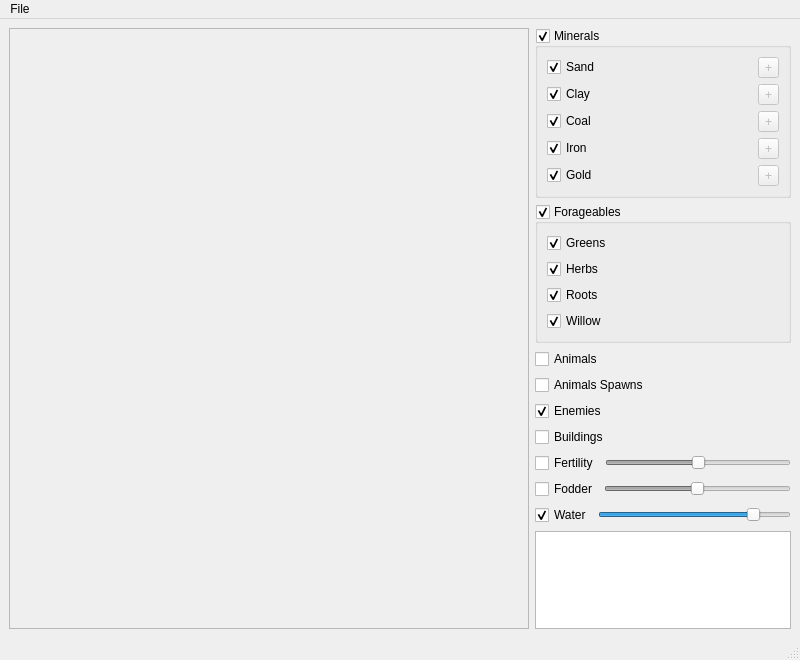
<?xml version="1.0" encoding="UTF-8"?>
<ui version="4.0">
 <class>FarthestFrontierMapFrame</class>
 <widget class="QMainWindow" name="FarthestFrontierMapFrame">
  <property name="geometry">
   <rect>
    <x>0</x>
    <y>0</y>
    <width>800</width>
    <height>660</height>
   </rect>
  </property>
  <property name="windowTitle">
   <string>Farthest Frontier Map</string>
  </property>
  <widget class="QWidget" name="centralwidget">
   <layout class="QHBoxLayout" name="horizontalLayoutInfo">
    <item>
     <widget class="QScrollArea" name="scrollArea">
      <property name="widgetResizable">
       <bool>true</bool>
      </property>
      <widget class="QWidget" name="scrollAreaMap">
       <property name="geometry">
        <rect>
         <x>0</x>
         <y>0</y>
         <width>518</width>
         <height>597</height>
        </rect>
       </property>
       <layout class="QVBoxLayout" name="verticalLayout">
        <property name="leftMargin">
         <number>0</number>
        </property>
        <property name="topMargin">
         <number>0</number>
        </property>
        <property name="rightMargin">
         <number>0</number>
        </property>
        <property name="bottomMargin">
         <number>0</number>
        </property>
        <item>
         <widget class="MapWidget" name="mapWidget" native="true">
          <property name="sizePolicy">
           <sizepolicy hsizetype="Expanding" vsizetype="Expanding">
            <horstretch>0</horstretch>
            <verstretch>0</verstretch>
           </sizepolicy>
          </property>
         </widget>
        </item>
       </layout>
      </widget>
     </widget>
    </item>
    <item>
     <widget class="QStackedWidget" name="stackedWidgetInfoOptions">
      <property name="sizePolicy">
       <sizepolicy hsizetype="Fixed" vsizetype="Preferred">
        <horstretch>0</horstretch>
        <verstretch>0</verstretch>
       </sizepolicy>
      </property>
      <property name="currentIndex">
       <number>0</number>
      </property>
      <widget class="QWidget" name="pageInfoViewOptions">
       <layout class="QVBoxLayout" name="verticalLayoutTextInfo">
        <property name="leftMargin">
         <number>0</number>
        </property>
        <property name="topMargin">
         <number>0</number>
        </property>
        <property name="rightMargin">
         <number>0</number>
        </property>
        <property name="bottomMargin">
         <number>0</number>
        </property>
        <item>
         <widget class="QGroupBox" name="groupBoxMinerals">
          <property name="sizePolicy">
           <sizepolicy hsizetype="Minimum" vsizetype="Fixed">
            <horstretch>0</horstretch>
            <verstretch>0</verstretch>
           </sizepolicy>
          </property>
          <property name="title">
           <string>Minerals</string>
          </property>
          <property name="checkable">
           <bool>true</bool>
          </property>
          <layout class="QGridLayout" name="gridLayout">
           <item row="0" column="2">
            <widget class="QLabel" name="labelStatsSand">
             <property name="text">
              <string/>
             </property>
            </widget>
           </item>
           <item row="0" column="1">
            <widget class="QLabel" name="labelIconSand">
             <property name="sizePolicy">
              <sizepolicy hsizetype="Fixed" vsizetype="Preferred">
               <horstretch>0</horstretch>
               <verstretch>0</verstretch>
              </sizepolicy>
             </property>
            </widget>
           </item>
           <item row="3" column="1">
            <widget class="QLabel" name="labelIconCoal">
             <property name="sizePolicy">
              <sizepolicy hsizetype="Fixed" vsizetype="Preferred">
               <horstretch>0</horstretch>
               <verstretch>0</verstretch>
              </sizepolicy>
             </property>
            </widget>
           </item>
           <item row="4" column="0">
            <widget class="QCheckBox" name="checkBoxIron">
             <property name="sizePolicy">
              <sizepolicy hsizetype="Fixed" vsizetype="Fixed">
               <horstretch>0</horstretch>
               <verstretch>0</verstretch>
              </sizepolicy>
             </property>
             <property name="text">
              <string>Iron</string>
             </property>
             <property name="checked">
              <bool>true</bool>
             </property>
            </widget>
           </item>
           <item row="5" column="0">
            <widget class="QCheckBox" name="checkBoxGold">
             <property name="sizePolicy">
              <sizepolicy hsizetype="Fixed" vsizetype="Fixed">
               <horstretch>0</horstretch>
               <verstretch>0</verstretch>
              </sizepolicy>
             </property>
             <property name="text">
              <string>Gold</string>
             </property>
             <property name="checked">
              <bool>true</bool>
             </property>
            </widget>
           </item>
           <item row="4" column="2">
            <widget class="QLabel" name="labelStatsIron"/>
           </item>
           <item row="2" column="2">
            <widget class="QLabel" name="labelStatsClay">
             <property name="text">
              <string/>
             </property>
            </widget>
           </item>
           <item row="5" column="1">
            <widget class="QLabel" name="labelIconGold">
             <property name="sizePolicy">
              <sizepolicy hsizetype="Fixed" vsizetype="Preferred">
               <horstretch>0</horstretch>
               <verstretch>0</verstretch>
              </sizepolicy>
             </property>
            </widget>
           </item>
           <item row="3" column="2">
            <widget class="QLabel" name="labelStatsCoal">
             <property name="text">
              <string/>
             </property>
            </widget>
           </item>
           <item row="5" column="2">
            <widget class="QLabel" name="labelStatsGold">
             <property name="text">
              <string/>
             </property>
            </widget>
           </item>
           <item row="3" column="0">
            <widget class="QCheckBox" name="checkBoxCoal">
             <property name="sizePolicy">
              <sizepolicy hsizetype="Fixed" vsizetype="Fixed">
               <horstretch>0</horstretch>
               <verstretch>0</verstretch>
              </sizepolicy>
             </property>
             <property name="text">
              <string>Coal</string>
             </property>
             <property name="checked">
              <bool>true</bool>
             </property>
            </widget>
           </item>
           <item row="2" column="1">
            <widget class="QLabel" name="labelIconClay">
             <property name="sizePolicy">
              <sizepolicy hsizetype="Fixed" vsizetype="Preferred">
               <horstretch>0</horstretch>
               <verstretch>0</verstretch>
              </sizepolicy>
             </property>
            </widget>
           </item>
           <item row="0" column="0">
            <widget class="QCheckBox" name="checkBoxSand">
             <property name="sizePolicy">
              <sizepolicy hsizetype="Fixed" vsizetype="Fixed">
               <horstretch>0</horstretch>
               <verstretch>0</verstretch>
              </sizepolicy>
             </property>
             <property name="text">
              <string>Sand</string>
             </property>
             <property name="checked">
              <bool>true</bool>
             </property>
            </widget>
           </item>
           <item row="2" column="0">
            <widget class="QCheckBox" name="checkBoxClay">
             <property name="sizePolicy">
              <sizepolicy hsizetype="Fixed" vsizetype="Fixed">
               <horstretch>0</horstretch>
               <verstretch>0</verstretch>
              </sizepolicy>
             </property>
             <property name="text">
              <string>Clay</string>
             </property>
             <property name="checked">
              <bool>true</bool>
             </property>
            </widget>
           </item>
           <item row="4" column="1">
            <widget class="QLabel" name="labelIconIron">
             <property name="sizePolicy">
              <sizepolicy hsizetype="Fixed" vsizetype="Preferred">
               <horstretch>0</horstretch>
               <verstretch>0</verstretch>
              </sizepolicy>
             </property>
            </widget>
           </item>
           <item row="0" column="3">
            <widget class="QToolButton" name="toolButtonAddSand">
             <property name="enabled">
              <bool>false</bool>
             </property>
             <property name="minimumSize">
              <size>
               <width>21</width>
               <height>21</height>
              </size>
             </property>
             <property name="maximumSize">
              <size>
               <width>21</width>
               <height>21</height>
              </size>
             </property>
             <property name="text">
              <string>+</string>
             </property>
             <property name="icon">
              <iconset resource="FarthestFrontierMap.qrc">
               <normaloff>:/res/plus.png</normaloff>:/res/plus.png</iconset>
             </property>
             <property name="iconSize">
              <size>
               <width>17</width>
               <height>17</height>
              </size>
             </property>
            </widget>
           </item>
           <item row="2" column="3">
            <widget class="QToolButton" name="toolButtonAddClay">
             <property name="enabled">
              <bool>false</bool>
             </property>
             <property name="minimumSize">
              <size>
               <width>21</width>
               <height>21</height>
              </size>
             </property>
             <property name="maximumSize">
              <size>
               <width>21</width>
               <height>21</height>
              </size>
             </property>
             <property name="text">
              <string>+</string>
             </property>
             <property name="icon">
              <iconset resource="FarthestFrontierMap.qrc">
               <normaloff>:/res/plus.png</normaloff>:/res/plus.png</iconset>
             </property>
             <property name="iconSize">
              <size>
               <width>17</width>
               <height>17</height>
              </size>
             </property>
            </widget>
           </item>
           <item row="3" column="3">
            <widget class="QToolButton" name="toolButtonAddCoal">
             <property name="enabled">
              <bool>false</bool>
             </property>
             <property name="minimumSize">
              <size>
               <width>21</width>
               <height>21</height>
              </size>
             </property>
             <property name="maximumSize">
              <size>
               <width>21</width>
               <height>21</height>
              </size>
             </property>
             <property name="text">
              <string>+</string>
             </property>
             <property name="icon">
              <iconset resource="FarthestFrontierMap.qrc">
               <normaloff>:/res/plus.png</normaloff>:/res/plus.png</iconset>
             </property>
             <property name="iconSize">
              <size>
               <width>17</width>
               <height>17</height>
              </size>
             </property>
            </widget>
           </item>
           <item row="4" column="3">
            <widget class="QToolButton" name="toolButtonAddIron">
             <property name="enabled">
              <bool>false</bool>
             </property>
             <property name="minimumSize">
              <size>
               <width>21</width>
               <height>21</height>
              </size>
             </property>
             <property name="maximumSize">
              <size>
               <width>21</width>
               <height>21</height>
              </size>
             </property>
             <property name="text">
              <string>+</string>
             </property>
             <property name="icon">
              <iconset resource="FarthestFrontierMap.qrc">
               <normaloff>:/res/plus.png</normaloff>:/res/plus.png</iconset>
             </property>
             <property name="iconSize">
              <size>
               <width>17</width>
               <height>17</height>
              </size>
             </property>
            </widget>
           </item>
           <item row="5" column="3">
            <widget class="QToolButton" name="toolButtonAddGold">
             <property name="enabled">
              <bool>false</bool>
             </property>
             <property name="minimumSize">
              <size>
               <width>21</width>
               <height>21</height>
              </size>
             </property>
             <property name="maximumSize">
              <size>
               <width>21</width>
               <height>21</height>
              </size>
             </property>
             <property name="text">
              <string>+</string>
             </property>
             <property name="icon">
              <iconset resource="FarthestFrontierMap.qrc">
               <normaloff>:/res/plus.png</normaloff>:/res/plus.png</iconset>
             </property>
             <property name="iconSize">
              <size>
               <width>17</width>
               <height>17</height>
              </size>
             </property>
            </widget>
           </item>
          </layout>
         </widget>
        </item>
        <item>
         <widget class="QGroupBox" name="groupBoxForageables">
          <property name="sizePolicy">
           <sizepolicy hsizetype="Minimum" vsizetype="Fixed">
            <horstretch>0</horstretch>
            <verstretch>0</verstretch>
           </sizepolicy>
          </property>
          <property name="title">
           <string>Forageables</string>
          </property>
          <property name="checkable">
           <bool>true</bool>
          </property>
          <layout class="QGridLayout" name="gridLayout_2">
           <item row="3" column="1">
            <widget class="QLabel" name="labelIconRoots">
             <property name="sizePolicy">
              <sizepolicy hsizetype="Fixed" vsizetype="Preferred">
               <horstretch>0</horstretch>
               <verstretch>0</verstretch>
              </sizepolicy>
             </property>
             <property name="text">
              <string/>
             </property>
            </widget>
           </item>
           <item row="4" column="0">
            <widget class="QCheckBox" name="checkBoxWillow">
             <property name="sizePolicy">
              <sizepolicy hsizetype="Fixed" vsizetype="Fixed">
               <horstretch>0</horstretch>
               <verstretch>0</verstretch>
              </sizepolicy>
             </property>
             <property name="text">
              <string>Willow</string>
             </property>
             <property name="checked">
              <bool>true</bool>
             </property>
            </widget>
           </item>
           <item row="1" column="0">
            <widget class="QCheckBox" name="checkBoxHerbs">
             <property name="sizePolicy">
              <sizepolicy hsizetype="Fixed" vsizetype="Fixed">
               <horstretch>0</horstretch>
               <verstretch>0</verstretch>
              </sizepolicy>
             </property>
             <property name="text">
              <string>Herbs</string>
             </property>
             <property name="checked">
              <bool>true</bool>
             </property>
            </widget>
           </item>
           <item row="4" column="1">
            <widget class="QLabel" name="labelIconWillow">
             <property name="sizePolicy">
              <sizepolicy hsizetype="Fixed" vsizetype="Preferred">
               <horstretch>0</horstretch>
               <verstretch>0</verstretch>
              </sizepolicy>
             </property>
             <property name="text">
              <string/>
             </property>
            </widget>
           </item>
           <item row="1" column="2">
            <widget class="QLabel" name="labelStatsHerbs">
             <property name="text">
              <string/>
             </property>
            </widget>
           </item>
           <item row="4" column="2">
            <widget class="QLabel" name="labelStatsWillow">
             <property name="text">
              <string/>
             </property>
            </widget>
           </item>
           <item row="1" column="1">
            <widget class="QLabel" name="labelIconHerbs">
             <property name="sizePolicy">
              <sizepolicy hsizetype="Fixed" vsizetype="Preferred">
               <horstretch>0</horstretch>
               <verstretch>0</verstretch>
              </sizepolicy>
             </property>
             <property name="text">
              <string/>
             </property>
            </widget>
           </item>
           <item row="3" column="2">
            <widget class="QLabel" name="labelStatsRoots">
             <property name="text">
              <string/>
             </property>
            </widget>
           </item>
           <item row="3" column="0">
            <widget class="QCheckBox" name="checkBoxRoots">
             <property name="sizePolicy">
              <sizepolicy hsizetype="Fixed" vsizetype="Fixed">
               <horstretch>0</horstretch>
               <verstretch>0</verstretch>
              </sizepolicy>
             </property>
             <property name="text">
              <string>Roots</string>
             </property>
             <property name="checked">
              <bool>true</bool>
             </property>
            </widget>
           </item>
           <item row="0" column="0">
            <widget class="QCheckBox" name="checkBoxGreens">
             <property name="sizePolicy">
              <sizepolicy hsizetype="Fixed" vsizetype="Fixed">
               <horstretch>0</horstretch>
               <verstretch>0</verstretch>
              </sizepolicy>
             </property>
             <property name="text">
              <string>Greens</string>
             </property>
             <property name="checked">
              <bool>true</bool>
             </property>
            </widget>
           </item>
           <item row="0" column="1">
            <widget class="QLabel" name="labelIconGreens">
             <property name="sizePolicy">
              <sizepolicy hsizetype="Fixed" vsizetype="Preferred">
               <horstretch>0</horstretch>
               <verstretch>0</verstretch>
              </sizepolicy>
             </property>
             <property name="text">
              <string/>
             </property>
            </widget>
           </item>
           <item row="0" column="2">
            <widget class="QLabel" name="labelStatsGreens">
             <property name="text">
              <string/>
             </property>
            </widget>
           </item>
          </layout>
         </widget>
        </item>
        <item>
         <widget class="QCheckBox" name="checkBoxAnimals">
          <property name="text">
           <string>Animals</string>
          </property>
         </widget>
        </item>
        <item>
         <widget class="QCheckBox" name="checkBoxAnimalsSpawns">
          <property name="text">
           <string>Animals Spawns</string>
          </property>
         </widget>
        </item>
        <item>
         <widget class="QCheckBox" name="checkBoxEnemies">
          <property name="text">
           <string>Enemies</string>
          </property>
          <property name="checked">
           <bool>true</bool>
          </property>
         </widget>
        </item>
        <item>
         <widget class="QCheckBox" name="checkBoxBuildings">
          <property name="text">
           <string>Buildings</string>
          </property>
         </widget>
        </item>
        <item>
         <layout class="QHBoxLayout" name="horizontalLayoutFertility">
          <item>
           <widget class="QCheckBox" name="checkBoxFertility">
            <property name="sizePolicy">
             <sizepolicy hsizetype="Fixed" vsizetype="Fixed">
              <horstretch>0</horstretch>
              <verstretch>0</verstretch>
             </sizepolicy>
            </property>
            <property name="text">
             <string>Fertility</string>
            </property>
           </widget>
          </item>
          <item>
           <widget class="QSlider" name="sliderFertility">
            <property name="enabled">
             <bool>false</bool>
            </property>
            <property name="sizePolicy">
             <sizepolicy hsizetype="Preferred" vsizetype="Fixed">
              <horstretch>0</horstretch>
              <verstretch>0</verstretch>
             </sizepolicy>
            </property>
            <property name="minimum">
             <number>40</number>
            </property>
            <property name="maximum">
             <number>100</number>
            </property>
            <property name="value">
             <number>70</number>
            </property>
            <property name="orientation">
             <enum>Qt::Horizontal</enum>
            </property>
           </widget>
          </item>
         </layout>
        </item>
        <item>
         <layout class="QHBoxLayout" name="horizontalLayoutFodder">
          <item>
           <widget class="QCheckBox" name="checkBoxFodder">
            <property name="sizePolicy">
             <sizepolicy hsizetype="Fixed" vsizetype="Fixed">
              <horstretch>0</horstretch>
              <verstretch>0</verstretch>
             </sizepolicy>
            </property>
            <property name="text">
             <string>Fodder</string>
            </property>
           </widget>
          </item>
          <item>
           <widget class="QSlider" name="sliderFodder">
            <property name="enabled">
             <bool>false</bool>
            </property>
            <property name="sizePolicy">
             <sizepolicy hsizetype="Preferred" vsizetype="Fixed">
              <horstretch>0</horstretch>
              <verstretch>0</verstretch>
             </sizepolicy>
            </property>
            <property name="minimum">
             <number>40</number>
            </property>
            <property name="maximum">
             <number>100</number>
            </property>
            <property name="value">
             <number>70</number>
            </property>
            <property name="orientation">
             <enum>Qt::Horizontal</enum>
            </property>
           </widget>
          </item>
         </layout>
        </item>
        <item>
         <layout class="QHBoxLayout" name="horizontalLayoutWater">
          <item>
           <widget class="QCheckBox" name="checkBoxWater">
            <property name="sizePolicy">
             <sizepolicy hsizetype="Fixed" vsizetype="Fixed">
              <horstretch>0</horstretch>
              <verstretch>0</verstretch>
             </sizepolicy>
            </property>
            <property name="text">
             <string>Water</string>
            </property>
            <property name="checked">
             <bool>true</bool>
            </property>
           </widget>
          </item>
          <item>
           <widget class="QSlider" name="sliderWater">
            <property name="sizePolicy">
             <sizepolicy hsizetype="Preferred" vsizetype="Fixed">
              <horstretch>0</horstretch>
              <verstretch>0</verstretch>
             </sizepolicy>
            </property>
            <property name="minimum">
             <number>40</number>
            </property>
            <property name="maximum">
             <number>100</number>
            </property>
            <property name="value">
             <number>90</number>
            </property>
            <property name="orientation">
             <enum>Qt::Horizontal</enum>
            </property>
           </widget>
          </item>
         </layout>
        </item>
        <item>
         <widget class="QPlainTextEdit" name="textEdit">
          <property name="sizePolicy">
           <sizepolicy hsizetype="Preferred" vsizetype="Preferred">
            <horstretch>0</horstretch>
            <verstretch>0</verstretch>
           </sizepolicy>
          </property>
         </widget>
        </item>
       </layout>
      </widget>
      <widget class="QWidget" name="pageInfoAddOptions">
       <layout class="QFormLayout" name="formLayout_2">
        <item row="0" column="0" colspan="2">
         <widget class="QLabel" name="labelAddOptionsTop">
          <property name="text">
           <string/>
          </property>
         </widget>
        </item>
        <item row="1" column="0" colspan="2">
         <widget class="QLabel" name="labelAddOptionsLocation">
          <property name="text">
           <string/>
          </property>
         </widget>
        </item>
        <item row="6" column="0" colspan="2">
         <spacer name="verticalSpacerAddOptions">
          <property name="orientation">
           <enum>Qt::Vertical</enum>
          </property>
          <property name="sizeHint" stdset="0">
           <size>
            <width>20</width>
            <height>40</height>
           </size>
          </property>
         </spacer>
        </item>
        <item row="2" column="0">
         <widget class="QLabel" name="labelAddOptionsAmount">
          <property name="text">
           <string>Amount</string>
          </property>
         </widget>
        </item>
        <item row="2" column="1">
         <widget class="QSpinBox" name="spinBoxAddOptionsAmount">
          <property name="minimum">
           <number>1</number>
          </property>
          <property name="maximum">
           <number>65000</number>
          </property>
          <property name="value">
           <number>1000</number>
          </property>
         </widget>
        </item>
        <item row="3" column="0">
         <widget class="QLabel" name="labelAddOptionsRadius">
          <property name="text">
           <string>Radius</string>
          </property>
         </widget>
        </item>
        <item row="3" column="1">
         <widget class="QSpinBox" name="spinBoxAddOptionsRadius">
          <property name="minimum">
           <number>5</number>
          </property>
         </widget>
        </item>
        <item row="4" column="0" colspan="2">
         <widget class="QPushButton" name="pushButtonAddOptions">
          <property name="text">
           <string>Add</string>
          </property>
         </widget>
        </item>
        <item row="5" column="0" colspan="2">
         <widget class="QPushButton" name="pushButtonAddOptionsCancel">
          <property name="text">
           <string>Cancel</string>
          </property>
         </widget>
        </item>
       </layout>
      </widget>
     </widget>
    </item>
   </layout>
  </widget>
  <widget class="QMenuBar" name="menubar">
   <property name="geometry">
    <rect>
     <x>0</x>
     <y>0</y>
     <width>800</width>
     <height>22</height>
    </rect>
   </property>
   <widget class="QMenu" name="menuFile">
    <property name="title">
     <string>File</string>
    </property>
    <addaction name="actionOpenSav"/>
    <addaction name="actionOpenLastSav"/>
    <addaction name="actionSaveSav"/>
    <addaction name="actionCloseSav"/>
   </widget>
   <addaction name="menuFile"/>
  </widget>
  <widget class="QStatusBar" name="statusbar"/>
  <action name="actionOpenMap">
   <property name="text">
    <string>Open Map</string>
   </property>
  </action>
  <action name="actionOpenSav">
   <property name="text">
    <string>Open</string>
   </property>
   <property name="shortcut">
    <string>Ctrl+O</string>
   </property>
  </action>
  <action name="actionSaveSav">
   <property name="enabled">
    <bool>false</bool>
   </property>
   <property name="text">
    <string>Save</string>
   </property>
   <property name="shortcut">
    <string>Ctrl+S</string>
   </property>
  </action>
  <action name="actionCloseSav">
   <property name="enabled">
    <bool>false</bool>
   </property>
   <property name="text">
    <string>Close</string>
   </property>
   <property name="shortcut">
    <string>Ctrl+W</string>
   </property>
  </action>
  <action name="actionOpenLastSav">
   <property name="text">
    <string>Open Last</string>
   </property>
   <property name="shortcut">
    <string>Ctrl+L</string>
   </property>
  </action>
 </widget>
 <customwidgets>
  <customwidget>
   <class>MapWidget</class>
   <extends>QWidget</extends>
   <header>MapWidget.h</header>
   <container>1</container>
  </customwidget>
 </customwidgets>
 <resources>
  <include location="FarthestFrontierMap.qrc"/>
 </resources>
 <connections>
  <connection>
   <sender>checkBoxWater</sender>
   <signal>toggled(bool)</signal>
   <receiver>sliderWater</receiver>
   <slot>setEnabled(bool)</slot>
   <hints>
    <hint type="sourcelabel">
     <x>561</x>
     <y>431</y>
    </hint>
    <hint type="destinationlabel">
     <x>691</x>
     <y>431</y>
    </hint>
   </hints>
  </connection>
  <connection>
   <sender>checkBoxFertility</sender>
   <signal>toggled(bool)</signal>
   <receiver>sliderFertility</receiver>
   <slot>setEnabled(bool)</slot>
   <hints>
    <hint type="sourcelabel">
     <x>565</x>
     <y>401</y>
    </hint>
    <hint type="destinationlabel">
     <x>695</x>
     <y>401</y>
    </hint>
   </hints>
  </connection>
  <connection>
   <sender>checkBoxFodder</sender>
   <signal>toggled(bool)</signal>
   <receiver>sliderFodder</receiver>
   <slot>setEnabled(bool)</slot>
   <hints>
    <hint type="sourcelabel">
     <x>564</x>
     <y>461</y>
    </hint>
    <hint type="destinationlabel">
     <x>694</x>
     <y>461</y>
    </hint>
   </hints>
  </connection>
 </connections>
</ui>
